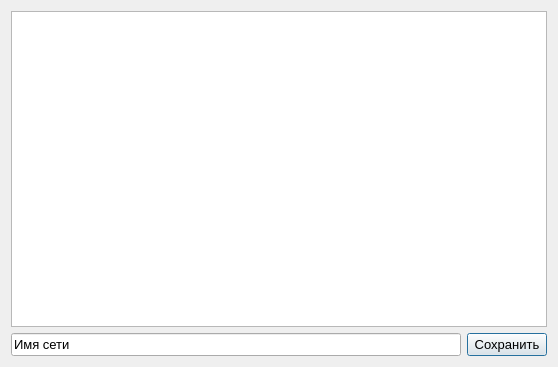
<?xml version="1.0" encoding="UTF-8"?>
<ui version="4.0">
 <class>DrawDialog</class>
 <widget class="QDialog" name="DrawDialog">
  <property name="geometry">
   <rect>
    <x>0</x>
    <y>0</y>
    <width>558</width>
    <height>367</height>
   </rect>
  </property>
  <property name="windowTitle">
   <string>Draw net</string>
  </property>
  <layout class="QGridLayout" name="gridLayout">
   <item row="0" column="0">
    <widget class="QGraphicsView" name="graphicsView">
     <property name="sizePolicy">
      <sizepolicy hsizetype="Expanding" vsizetype="Expanding">
       <horstretch>0</horstretch>
       <verstretch>0</verstretch>
      </sizepolicy>
     </property>
    </widget>
   </item>
   <item row="1" column="0">
    <layout class="QHBoxLayout" name="horizontalLayout">
     <item>
      <widget class="QLineEdit" name="lineEdit">
       <property name="font">
        <font>
         <pointsize>10</pointsize>
        </font>
       </property>
       <property name="inputMask">
        <string/>
       </property>
       <property name="text">
        <string>Имя сети</string>
       </property>
      </widget>
     </item>
     <item>
      <widget class="QPushButton" name="pushButton">
       <property name="font">
        <font>
         <pointsize>10</pointsize>
        </font>
       </property>
       <property name="text">
        <string>Сохранить</string>
       </property>
      </widget>
     </item>
    </layout>
   </item>
  </layout>
 </widget>
 <resources/>
 <connections/>
</ui>
